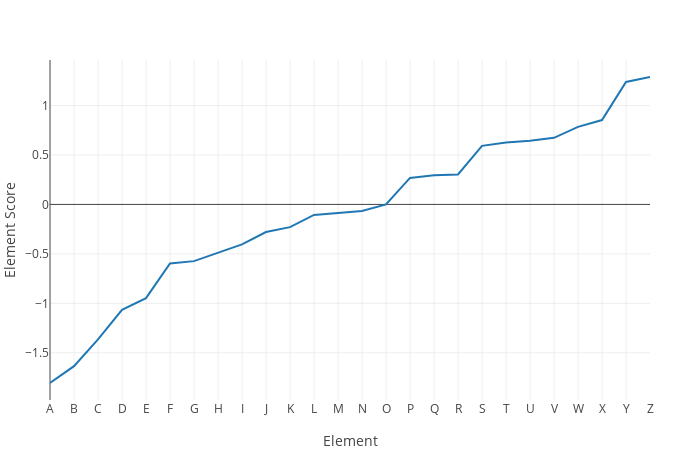

Source (notebook cell):
### Code cell
sort_index_ = sortperm(element_score_)

element_score_ = element_score_[sort_index_]

# element_ = element_[sort_index_]

xaxis = attr(title = "Element", tickvals = 0:n_element, ticktext = element_)

plot([scatter(y = element_score_)], Layout(yaxis_title = "Element Score", xaxis = xaxis))

### Figure 1 — Plotly figure (JSON) as saved in the notebook; plotly's stock layout.template omitted (floating-point values rounded to 4 significant figures)
{"data": [{"type": "scatter", "y": [-1.805, -1.636, -1.365, -1.065, -0.9479, -0.5978, -0.5733, -0.4883, -0.4038, -0.2786, -0.2297, -0.106, -0.09017, -0.067, 0.0004771, 0.2681, 0.2944, 0.3037, 0.5922, 0.6269, 0.6436, 0.6738, 0.7841, 0.8531, 1.239, 1.288]}], "layout": {"autosize": false, "height": 450, "margin": {"b": 50, "l": 50, "r": 50, "t": 60}, "width": 700, "xaxis": {"autorange": true, "range": [0, 25], "ticktext": ["A", "B", "C", "D", "E", "F", "G", "H", "I", "J", "K", "L", "M", "N", "O", "P", "Q", "R", "S", "T", "U", "V", "W", "X", "Y", "Z"], "tickvals": [0, 1, 2, 3, 4, 5, 6, 7, 8, 9, 10, 11, 12, 13, 14, 15, 16, 17, 18, 19, 20, 21, 22, 23, 24, 25, 26], "title": {"text": "Element"}}, "yaxis": {"autorange": true, "range": [-1.977, 1.46], "title": {"text": "Element Score"}, "type": "linear"}}}
